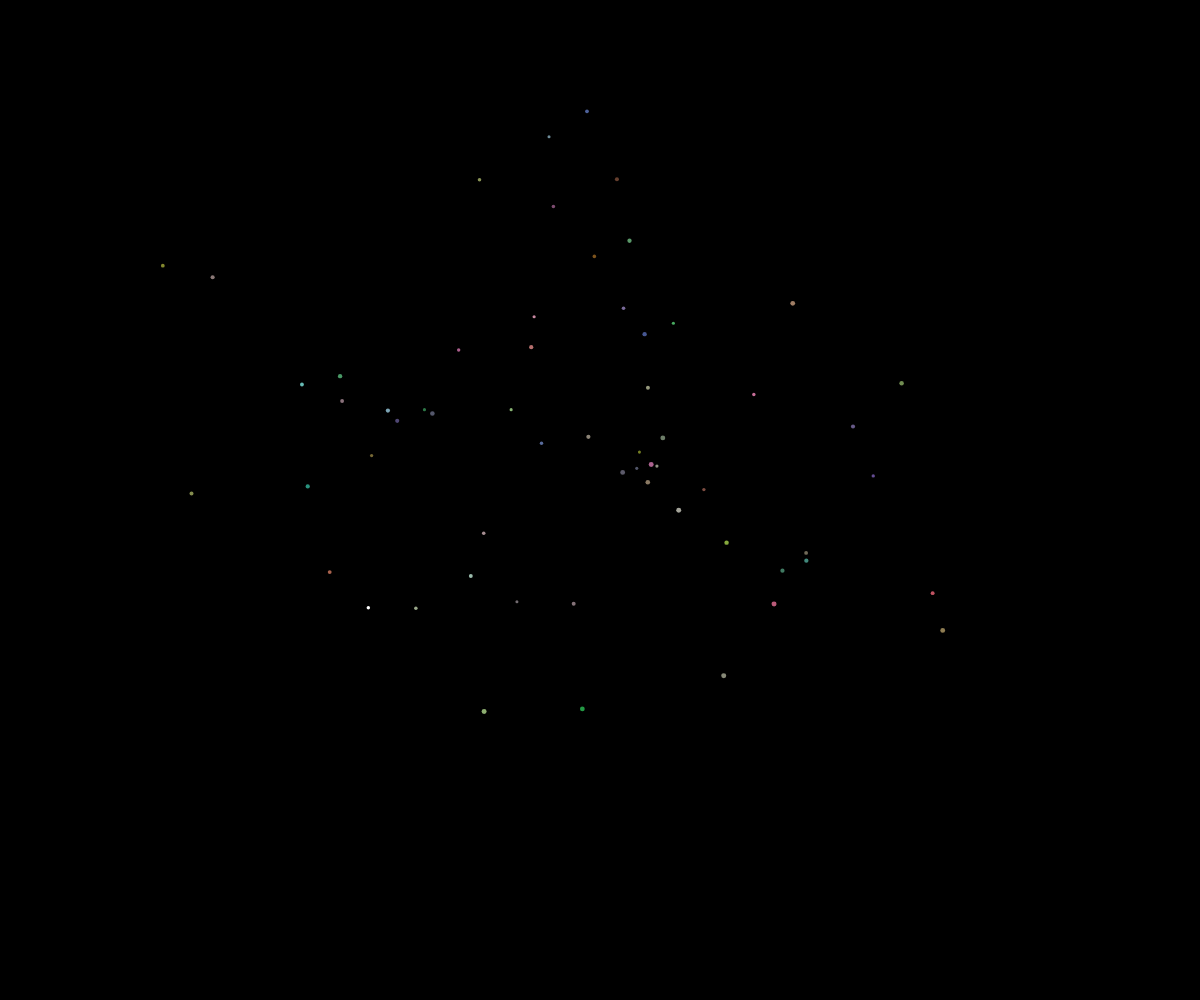
Frame 1 (no input)
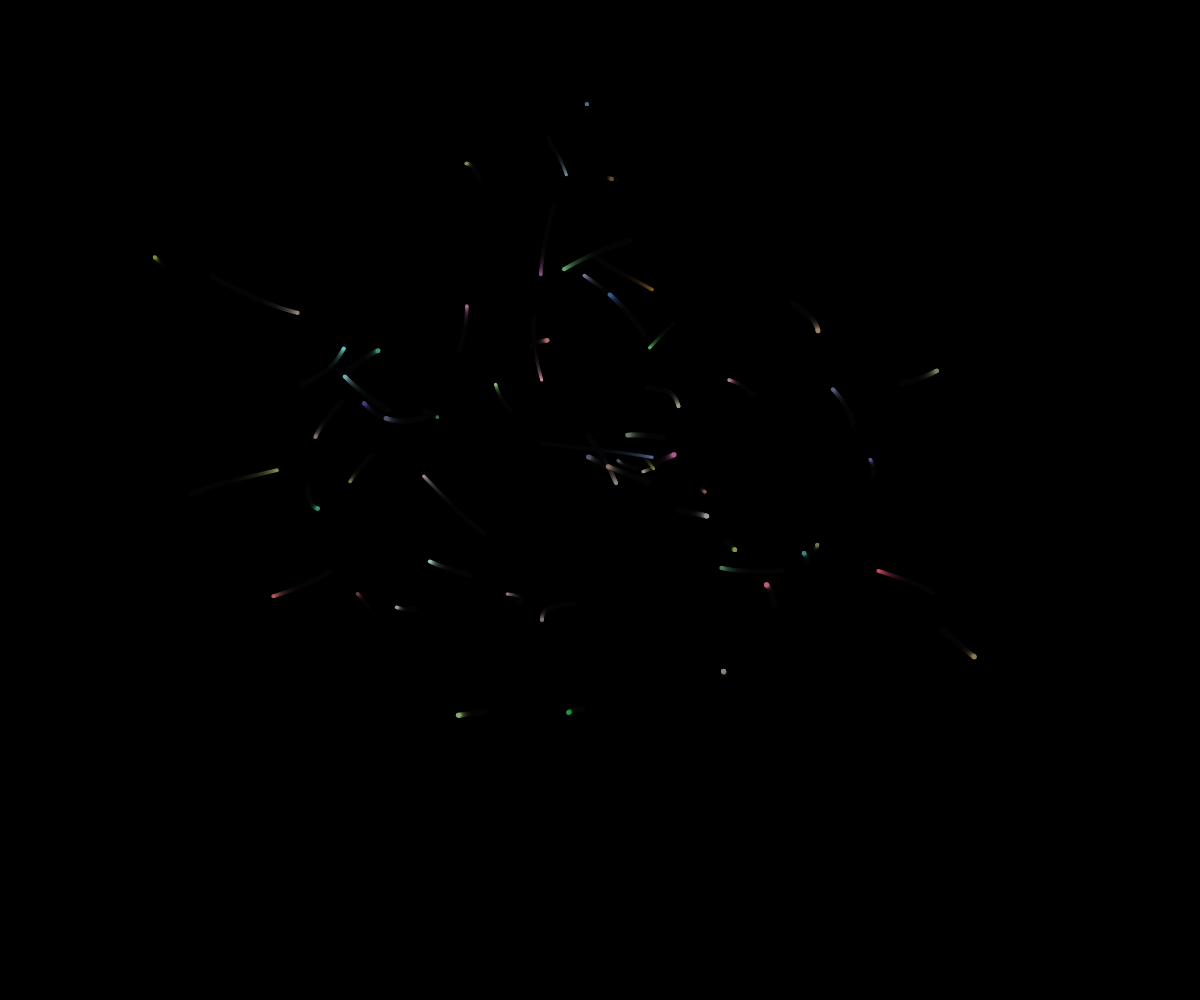
Frame 60 (no input)
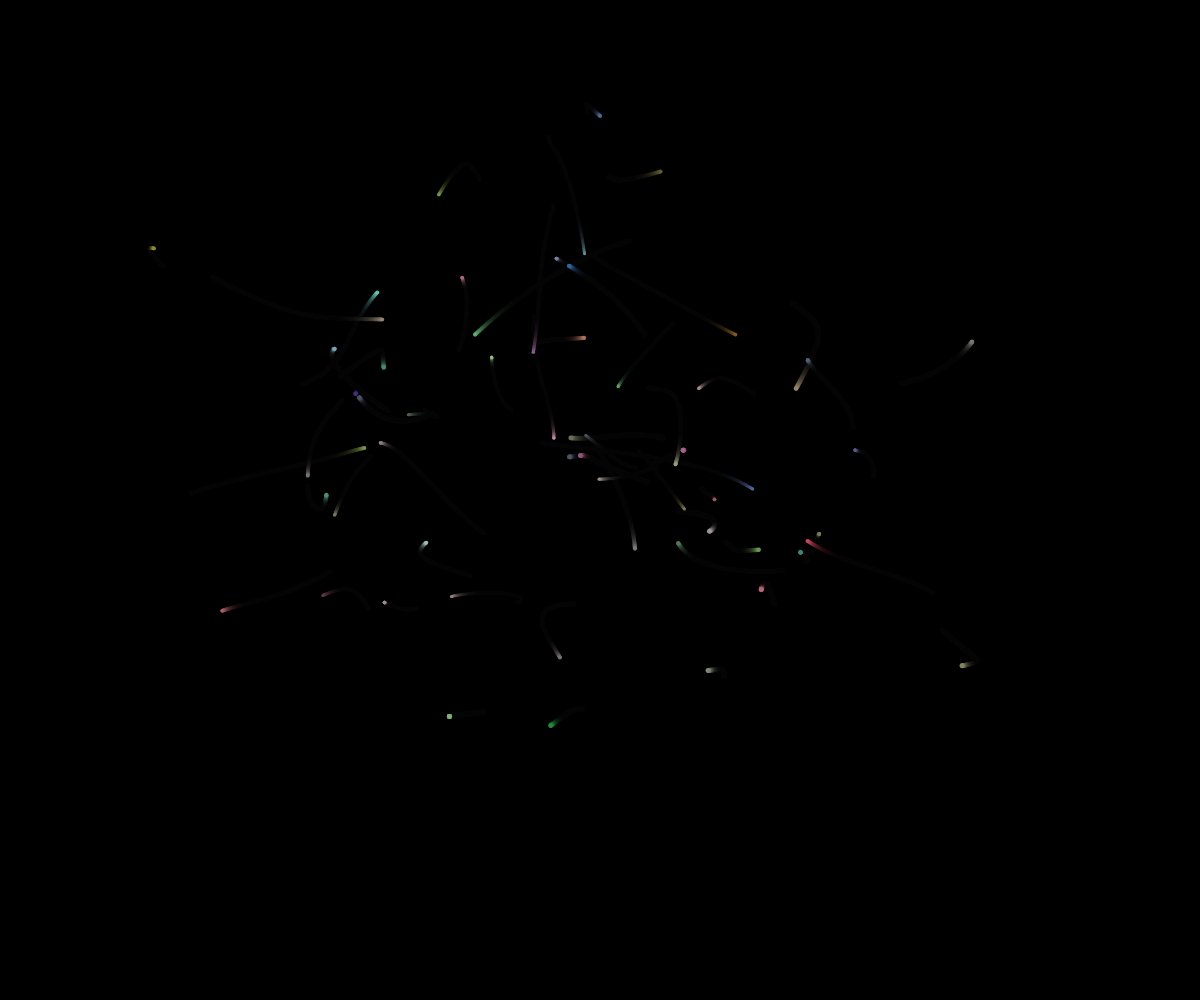
Frame 120 (the mouse pressed at the canvas centre since frame 60)

The p5.js sketch that drew these frames (run headless with seeded random() and noise() and a simulated clock; from frame 60 on, the mouse is pressed at the canvas centre):

// p5.js sketch
// ── sketch.js
//   __   __ _  ____  ____  ____   __
//  / _\ (  ( \(    \(  _ \(  __) / _\
// /    \/    / ) D ( )   / ) _) /    \
// \_/\_/\_)__)(____/(__\_)(____)\_/\_/
//
// -
// Camminatori-indipendenti by Andrea [camminatori, indipendenza, scia]
// 2021 © Andrea @AndrCastellucci, Daniele @Fupete and the course DS-2021 at DESIGN.unirsm 
// github.com/ds-2021-unirsm — github.com/fupete — github.com/andrea-castellucci
// Educational purposes, MIT License, 2021, San Marino
// —

var numeroCamminatori = 60;
var c = []; // archivio camminatori
var t = 0;
var r; // red
var g; // green
var b; // blue

function setup() {
  createCanvas(windowWidth, windowHeight);
  background(0);
  for (let i = 0; i < numeroCamminatori; i++) {
    c.push(new Camminatore());
  }
}

function draw() {
  background(0, 30);
  for (var i = 0; i < numeroCamminatori; i++) {
    c[i].move();
    c[i].display();
  }
}

// classe Camminatore
function Camminatore() {
  this.x = 0;
  this.y = 0;
  this.t = random(100);
  this.stroke = random(3, 5);

  // metodo move
  this.move = function() {
    this.x = noise(this.t) * width;
    this.y = noise(this.t + 10) * height;
    this.t += 0.001; // incremento per noise
  }

  // metodo display
  this.display = function() {
    stroke(r, g, b);
    strokeWeight(this.stroke);
    point(this.x, this.y);

    r = 255 * noise(this.t);
    g = 255 * noise(this.t + 5);
    b = 255 * noise(this.t + 10);
  }
}
